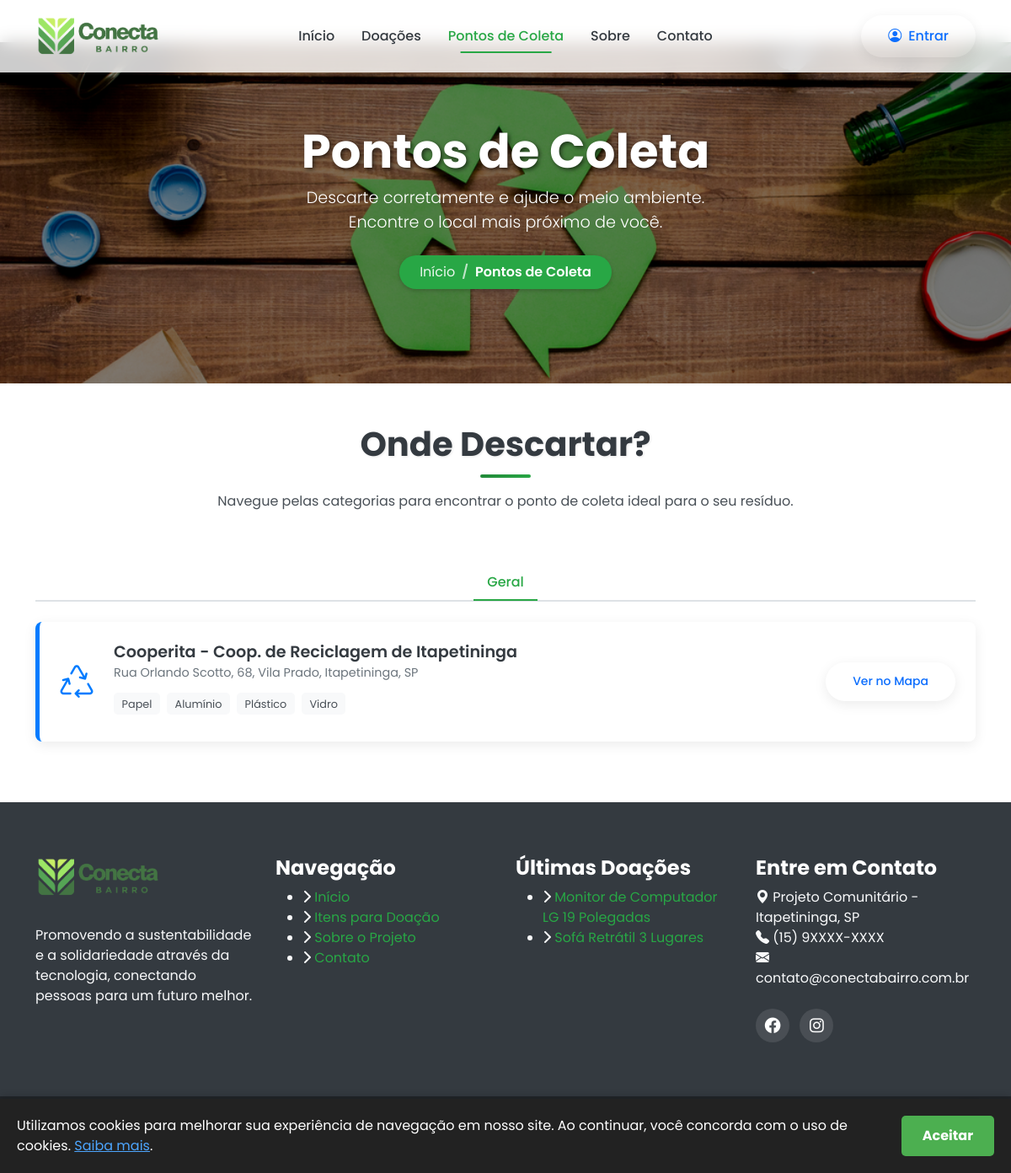
/pontos-coleta, run on an earlier commit of the app's database.
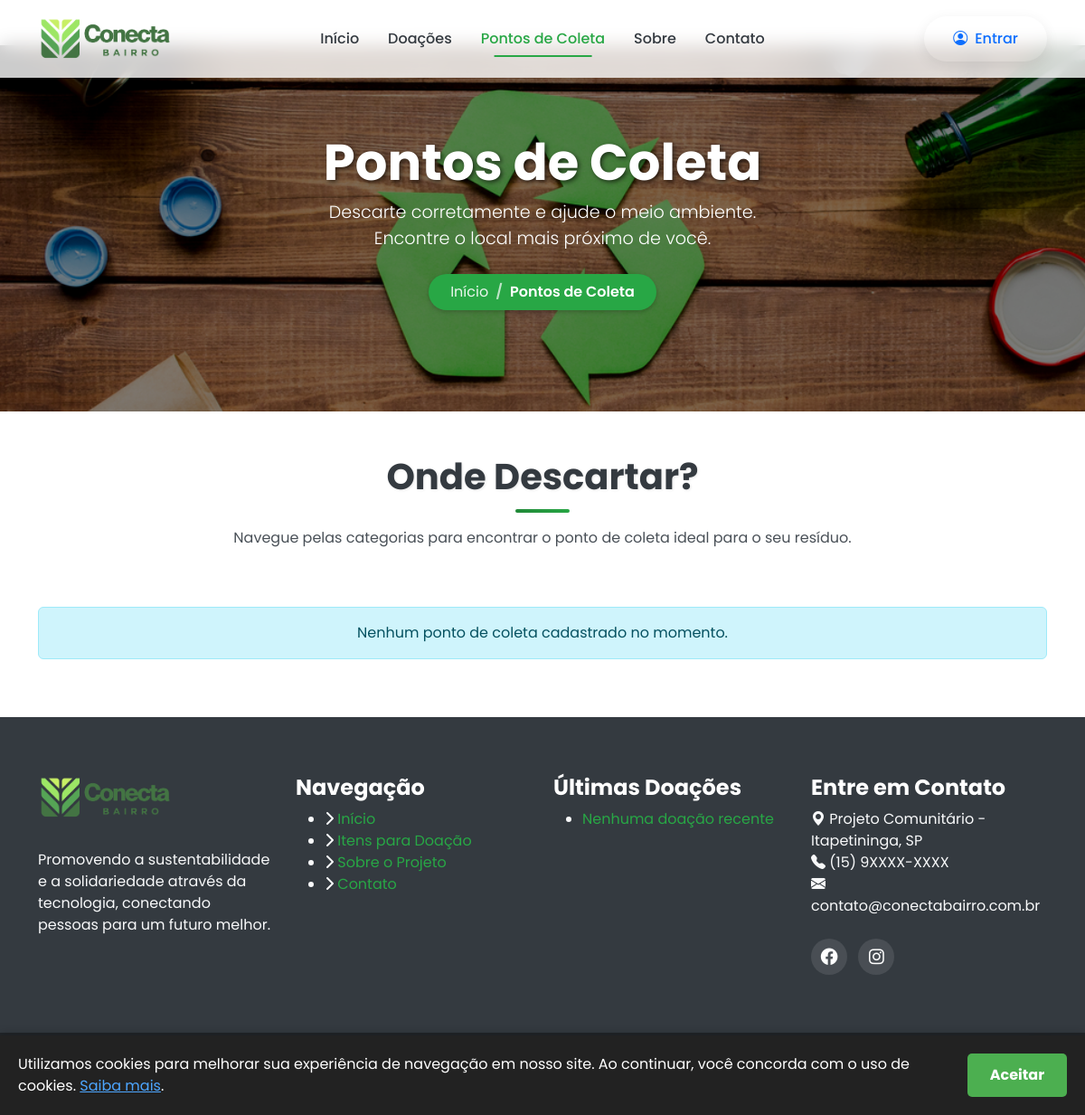
And on a later commit of the database.
### tables this page shows
CREATE TABLE `collection_points` (
  `id` int(11) NOT NULL,
  `name` varchar(255) NOT NULL,
  `street` varchar(255) NOT NULL,
  `number` varchar(50) DEFAULT NULL,
  `neighborhood` varchar(150) NOT NULL,
  `city` varchar(150) NOT NULL,
  `state` varchar(50) NOT NULL,
  `accepted_materials` text NOT NULL,
  `category` enum('Geral','Eletrônicos','Óleo','Pilhas e Baterias') NOT NULL,
  `Maps_link` varchar(2047) DEFAULT NULL,
  `created_at` timestamp NOT NULL DEFAULT current_timestamp(),
  `updated_at` timestamp NOT NULL DEFAULT current_timestamp() ON UPDATE current_timestamp(),
  `deleted_at` timestamp NULL DEFAULT NULL
);

CREATE TABLE `donations` (
  `id` int(11) NOT NULL,
  `user_id` int(11) NOT NULL,
  `category_id` int(11) NOT NULL,
  `title` varchar(1023) NOT NULL,
  `description` text NOT NULL,
  `slug` varchar(1023) NOT NULL,
  `image_url` varchar(255) DEFAULT NULL,
  `condition` enum('Novo','Seminovo','Usado') NOT NULL,
  `status` enum('Disponível','Reservado','Doado') NOT NULL DEFAULT 'Disponível',
  `neighborhood` varchar(255) NOT NULL COMMENT 'Bairro para retirada',
  `created_at` timestamp NOT NULL DEFAULT current_timestamp(),
  `updated_at` timestamp NOT NULL DEFAULT current_timestamp() ON UPDATE current_timestamp(),
  `deleted_at` timestamp NULL DEFAULT NULL
);

### admin/src/controller/collection_point_controller.php (called while the page is built, shortened)
<?php
require_once __DIR__ . '/controller.php';
require_once __DIR__ . '/../model/collection_point.php';
class CollectionPointController extends Controller
{
    private CollectionPointModel $model;
    public function __construct(mysqli $db)
    {
        $model = new CollectionPointModel($db);
        $this->model = $model;
    }
    public function list_all(): array
    {
        return $this->model->list(null);
    }
}

### config.php (called while the page is built, shortened)
<?php
require_once ADMIN_ROOT . '/src/helpers/utils.php';
$db = require_once ADMIN_ROOT . '/src/model/db.php';
require_once ADMIN_ROOT . '/src/model/model.php';
require_once ADMIN_ROOT . '/src/controller/controller.php';
require_once ADMIN_ROOT . '/src/model/donation.php';
require_once ADMIN_ROOT . '/src/model/collection_point.php';
require_once ADMIN_ROOT . '/src/controller/donation_controller.php';
require_once ADMIN_ROOT . '/src/controller/collection_point_controller.php';
$donation_controller = new DonationController($db);
$collection_point_controller = new CollectionPointController($db);

### admin/src/model/model.php (called while the page is built, shortened)
<?php
class Model
{
    protected mysqli $db;
    protected string $table_name;
    protected bool $uses_soft_delete;
    public function __construct(mysqli $db, string $table_name, string $entry_class, string $exceptions_enum_class, bool $uses_soft_delete = true)
    {
        $this->db = $db;
        $this->table_name = $table_name;
        $this->uses_soft_delete = $uses_soft_delete;
    }
    function select(string $query, array $parameters = [], string $types = '', ?int $limit = null, ?int $offset = null): array
    {
        $array = ["LIMIT" => $limit, "OFFSET" => $offset];
        $query_parameters = [];
        $bind_params = $parameters;
        foreach ($array as $key => $value) {
            if ($value !== null) {
                $query_parameters[] = "$key ?";
                $types .= 'i';
                $bind_params[] = $value;
            }
        }
        if (!empty($query_parameters)) {
            $query .= " " . implode(" ", $query_parameters);
        }
        $stmt = $this->db->prepare($query);
        if (!empty($bind_params)) {
            $stmt->bind_param($types, ...$bind_params);
        }
        $stmt->execute();
        $result = $stmt->get_result();
        $output = [];
        while ($row = $result->fetch_assoc()) {
            $output[] = new $this->entry_class($row);
        }
        return $output;
    }
    public function list(?int $limit = 15, ?int $offset = null): array
    {
        $query = "SELECT * FROM $this->table_name";
        if ($this->uses_soft_delete) {
            $query .= " WHERE deleted_at IS NULL";
        }
        $query .= " ORDER BY id DESC";
        return $this->select($query, [], '', $limit, $offset);
    }
}

### admin/src/helpers/utils.php (called while the page is built)
<?php
function create_slug(string $string): string
{
    $normalize_chars = array(
        'Š'=>'S', 'š'=>'s', 'Ð'=>'Dj', 'Ž'=>'Z', 'ž'=>'z', 'À'=>'A', 'Á'=>'A', 'Â'=>'A', 'Ã'=>'A', 'Ä'=>'A', 'Å'=>'A', 'Æ'=>'A', 'Ç'=>'C', 'È'=>'E', 'É'=>'E', 'Ê'=>'E', 'Ë'=>'E', 'Ì'=>'I', 'Í'=>'I', 'Î'=>'I', 'Ï'=>'I', 'Ñ'=>'N', 'Ń'=>'N', 'Ò'=>'O', 'Ó'=>'O', 'Ô'=>'O', 'Õ'=>'O', 'Ö'=>'O', 'Ø'=>'O', 'Ù'=>'U', 'Û'=>'U', 'Ü'=>'U', 'Ý'=>'Y', 'Þ'=>'B', 'ß'=>'Ss', 'à'=>'a', 'á'=>'a', 'â'=>'a', 'ã'=>'a', 'ä'=>'a', 'å'=>'a', 'æ'=>'a', 'ç'=>'c', 'è'=>'e', 'é'=>'e', 'ê'=>'e', 'ë'=>'e', 'ì'=>'i', 'í'=>'i', 'î'=>'i', 'ï'=>'i', 'ð'=>'o', 'ñ'=>'n', 'ń'=>'n', 'ò'=>'o', 'ó'=>'o', 'ô'=>'o', 'õ'=>'o', 'ö'=>'o', 'ø'=>'o', 'ú'=>'u', 'û'=>'u', 'ü'=>'u', 'ý'=>'y', 'þ'=>'b', 'ÿ'=>'y', 'ƒ'=>'f', 'Ú'=>'U', 'ù'=>'u', 'Ț'=>'T', 'ă'=>'a', 'ș'=>'s', 'ț'=>'t', 'Ă'=>'A', 'Ș'=>'S');
    $string = strtr($string, $normalize_chars);
    $string = strtolower($string);
    $string = preg_replace('/[^a-z0-9\s-]/', '', $string);
    $string = preg_replace('/[\s-]+/', '-', $string);
    return trim($string, '-');
}

### admin/src/model/collection_point.php (called while the page is built, shortened)
<?php
require_once __DIR__ . '/model.php';
class CollectionPoint
{
    public string $street;
    public ?string $number;
    public string $neighborhood;
    public string $city;
    public string $state;
    public function __construct(array $row)
    {
        $this->name = $row['name'];
        $this->street = $row['street'];
        $this->number = $row['number'];
        $this->neighborhood = $row['neighborhood'];
        $this->city = $row['city'];
        $this->state = $row['state'];
        $this->accepted_materials = $row['accepted_materials'];
        $this->category = $row['category'];
        $this->Maps_link = $row['Maps_link'];
    }
    public function getFullAddress(): string
    {
        $addressParts = [$this->street];
        if ($this->number) $addressParts[] = $this->number;
        if ($this->neighborhood) $addressParts[] = $this->neighborhood;
        if ($this->city) $addressParts[] = $this->city;
        if ($this->state) $addressParts[] = $this->state;
        return implode(', ', $addressParts);
    }
}

### admin/src/controller/donation_controller.php (called while the page is built, shortened)
<?php
require_once __DIR__ . '/controller.php';
require_once __DIR__ . '/../model/donation.php';
require_once __DIR__ . '/../helpers/utils.php';
class DonationController extends Controller
{
    public function __construct(mysqli $db)
    {
        $model = new DonationModel($db);
        $this->model = $model;
    }
}

### admin/src/controller/controller.php (called while the page is built, shortened)
<?php
require_once __DIR__ . '/../model/model.php';
class Controller
{
    private Model $model;
    public function __construct(mysqli $db, Model $model)
    {
        $this->model = $model;
    }
    public function sanitize_int(?int $input): ?int
    {
        if (is_null($input)) return null;
        return $input;
    }
    ?>
    <?php
    public function list(?int $limit = 15, ?int $offset = null): array
    {
        $limit = $this->sanitize_int($limit);
        $offset = $this->sanitize_int($offset);
        return $this->model->list($limit, $offset);
    }
}

### admin/src/model/donation.php (called while the page is built, shortened)
<?php
require_once __DIR__ . '/model.php';
class Donation
{
    public function __construct(array $row)
    {
        $this->title = $row['title'];
        $this->slug = $row['slug'];
    }
}
class DonationModel extends Model
{
    public function list(?int $limit = 15, ?int $offset = null): array
    {
        $query = "SELECT d.*, c.name AS category_name
                  FROM $this->table_name d
                  LEFT JOIN donation_categories c ON d.category_id = c.id";
        if ($this->uses_soft_delete) {
            $query .= " WHERE d.deleted_at IS NULL";
        }
        $query .= " ORDER BY d.id DESC";
        return $this->select($query, [], '', $limit, $offset);
    }
}

### pages/pontos-coleta.php (the view, shortened to what the rows shown need)
<section class="page-header" style="background-image: url('<?php echo BASE_URL; ?>assets/images/hero-background.png');">
    <div class="container">
        <div class="row justify-content-center">
            <div class="col-lg-8 text-center" data-aos="fade-up">
                <h1 class="page-title display-4 text-white">Pontos de Coleta</h1>
            </div>
        </div>
    </div>
</section>
<section id="lista-pontos-coleta" class="py-5">
    <div class="container">
        <div class="section-header text-center" data-aos="fade-up">
            <h2 class="section-title">Onde Descartar?</h2>
        </div>
        <?php if (empty($points_by_category)) : ?>
            <div class="alert alert-info text-center">Nenhum ponto de coleta cadastrado no momento.</div>
        <?php else : ?>
            <div class="tab-content" id="coletaTabsContent" data-aos="fade-up" data-aos-delay="200">
                <?php
                $point_icons = [
                    'Geral' => 'bi-recycle',
                    'Eletrônicos' => 'bi-pc-display',
                    'Óleo' => 'bi-droplet-fill',
                    'Óleo de Cozinha' => 'bi-droplet-fill',
                    'Pilhas e Baterias' => 'bi-battery-charging'
                ];
                $is_first_pane = true;
                ?>
                <?php foreach ($points_by_category as $category_name => $points) : ?>
                    <?php $category_slug = create_slug($category_name); ?>
                    <div class="tab-pane fade <?php if ($is_first_pane) echo 'show active'; ?>" id="<?php echo $category_slug; ?>" role="tabpanel" aria-labelledby="<?php echo $category_slug; ?>-tab">
                        <?php foreach ($points as $point) : ?>
                            <div class="coleta-card-page">
                                <div class="icon"><i class="bi <?php echo $point_icons[$point->category] ?? 'bi-geo-alt-fill'; ?>"></i></div>
                                <div class="info">
                                    <h3 class="title"><?php echo htmlspecialchars($point->name); ?></h3>
                                    <p class="address"><?php echo htmlspecialchars($point->getFullAddress()); ?></p>
                                    <div class="materials">
                                        <?php
                                        $materials = explode(',', $point->accepted_materials);
                                        foreach ($materials as $material) {
                                            echo '<span>' . htmlspecialchars(trim($material)) . '</span>';
                                        }
                                        ?>
                                    </div>
                                </div>
                                <?php if ($point->Maps_link) : ?>
                                    <div class="map-link">
                                        <a href="<?php echo htmlspecialchars($point->Maps_link); ?>" target="_blank" class="btn btn-sm btn-outline-primary rounded-pill">Ver no Mapa</a>
                                    </div>
                                <?php endif; ?>
                            </div>
                        <?php endforeach; ?>
                    </div>
                    <?php $is_first_pane = false; ?>
                <?php endforeach; ?>
            </div>
        <?php endif; ?>
    </div>
</section>

### includes/footer.php (shortened to what the rows shown need)
<footer id="footer" class="footer">
    <div class="footer-top">
        <div class="container">
            <div class="row gy-4">
                <div class="col-lg-3 col-md-6 footer-links" data-aos="fade-up" data-aos-delay="300">
                    <ul>
                        <?php
                        $footer_donations = $donation_controller->list(4);
                        if (empty($footer_donations)) :
                        ?>
                            <li><a href="#">Nenhuma doação recente</a></li>
                        <?php else : ?>
                            <?php foreach ($footer_donations as $donation) : ?>
                                <li>
                                    <i class="fas fa-chevron-right"></i>
                                    <a href="<?php echo BASE_URL . 'doacao/' . $donation->slug; ?>">
                                        <?php echo htmlspecialchars($donation->title); ?>
                                    </a>
                                </li>
                            <?php endforeach; ?>
                        <?php endif; ?>
                    </ul>
                </div>
            </div>
        </div>
    </div>
</footer>

What changed in the data, as far as the page shows it:
removed collection_points: name "Cooperita - Coop. de Reciclagem de Itapetininga", FullAddress "Rua Orlando Scotto, 68, Vila Prado, Itapetininga, SP", accepted_materials "Papel", accepted_materials "Alumínio", accepted_materials "Plástico", accepted_materials "Vidro"
removed donations: title "Monitor de Computador LG 19 Polegadas"
removed donations: title "Sofá Retrátil 3 Lugares"
Also different on the page:
text now shown: "Nenhum ponto de coleta cadastrado no momento. Nenhuma doação recente"
list line gone: "Geral"
